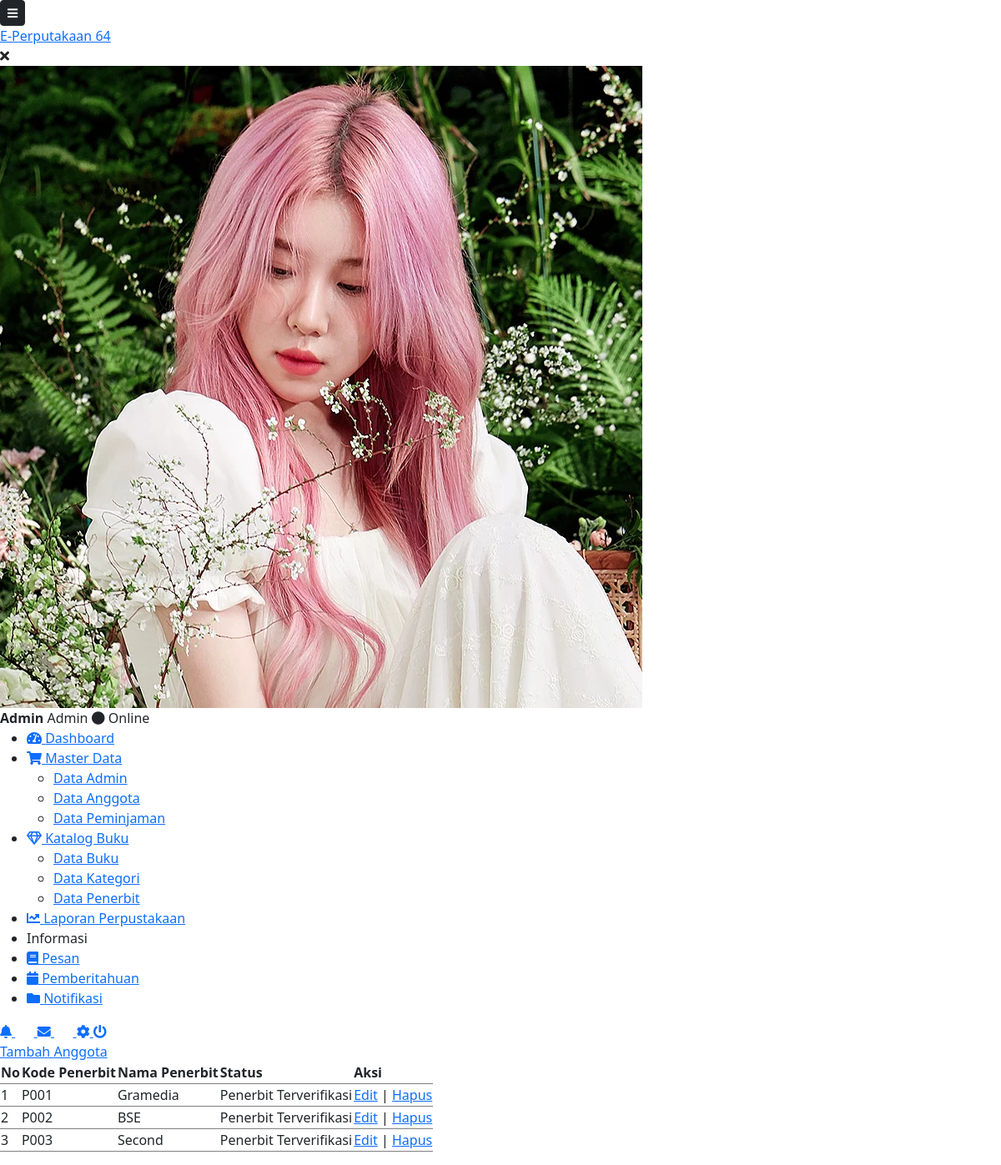
Page /admin/katalog_buku/data_penerbit/index.php on the committed database.
### tables this page shows
CREATE TABLE `user` (
  `id` int(11) NOT NULL,
  `kode` varchar(100) NOT NULL,
  `nis` char(50) DEFAULT NULL,
  `fullname` varchar(50) NOT NULL,
  `username` varchar(100) NOT NULL,
  `password` text NOT NULL,
  `kelas` varchar(50) DEFAULT NULL,
  `alamat` text DEFAULT NULL,
  `verif` enum('verified','unverified') NOT NULL,
  `role` enum('admin','user') NOT NULL,
  `foto` text DEFAULT NULL,
  `join_date` datetime NOT NULL,
  `terakhir_login` datetime NOT NULL
);

CREATE TABLE `penerbit` (
  `id` int(11) NOT NULL,
  `kode` varchar(100) NOT NULL,
  `nama` varchar(100) NOT NULL,
  `verif` varchar(100) NOT NULL DEFAULT 'Verified'
);

### class/Database.php (called while the page is built, shortened)
<?php
class Database{
    private $server = "localhost";
    private $username = "root";
    private $password = "";
    private $database = "db_perpus";
    public function __construct(){
        $this->db = mysqli_connect($this->server, $this->username, $this->password, $this->database);
    }
}
?>

### class/User.php (called while the page is built, shortened)
<?php
include_once("Database.php");
class User extends Database
{
    public function find($id)
    {
        $sql = "SELECT * from user where id='$id'";
        return $this->db->query($sql)->fetch_assoc();
    }
}

### class/Penerbit.php (called while the page is built, shortened)
<?php
include_once("Database.php");
class Penerbit extends Database{
    public function all(){
        $sql = "SELECT * from penerbit";
        return $this->db->query($sql)->fetch_all(MYSQLI_ASSOC);
    }
}

### admin/katalog_buku/data_penerbit/index.php (the view, shortened to what this page needs)
<?php
include_once("../../../class/Penerbit.php");
include_once("../../../class/User.php");
$user = new User;
$data_user = $user->find(1);
$penerbit = new Penerbit;
$data_penerbit = $penerbit->all()
?>
<!DOCTYPE html>
<html lang="en">
<head>
    <?php include_once("../../../partials/t_script_js.php") ?>
</head>
<body>
    <?php include("../../..//partials/sidebar_admin.php") ?>
    <div class="tambah">
        <a href="tambah.php">Tambah Anggota</a>
    </div>
    <div class="table">
        <table id="jquery-tab">
            <thead>
                <tr>
                    <th>No</th>
                    <th>Kode Penerbit</th>
                    <th>Nama Penerbit</th>
                    <th>Status</th>
                    <th>Aksi</th>
                </tr>
            </thead>
            <tbody>
                <?php foreach ($data_penerbit as $key => $b) : ?>
                    <tr>
                        <td><?= $key + 1 ?></td>
                        <td><?= $b["kode"] ?></td>
                        <td><?= $b["nama"] ?></td>
                        <td><?= $b["verif"] ?></td>
                        <td>
                            <a href="edit.php?id=<?= $b["id"] ?>">Edit</a> |
                            <a href="hapus.php?id=<?= $b["id"] ?>">Hapus</a>
                        </td>
                    </tr>
                <?php endforeach ?>
            </tbody>
        </table>
    </div>
</body>
</html>

### partials/sidebar_admin.php (shortened to what this page needs)
<a id="show-sidebar" class="btn btn-sm btn-dark" href="#">
    <i class="fas fa-bars"></i>
</a>
<nav id="sidebar" class="sidebar-wrapper">
    <div class="sidebar-content">
        <div class="sidebar-brand">
            <a href="http://localhost/perpus/admin/index.php">E-Perputakaan 64</a>
            <div id="close-sidebar">
                <i class="fas fa-times"></i>
            </div>
        </div>
        <div class="sidebar-header">
            <div class="user-pic">
                <img class="img-responsive img-rounded" src="<?= $data_user["foto"] ?>" alt="User picture">
            </div>
            <div class="user-info">
                <span class="user-name"><Strong><?= $data_user["fullname"]; ?></Strong></span>
                <span class="user-role text-capitalize"><?= $data_user["role"]; ?></span>
                <span class="user-status">
                    <i class="fa fa-circle"></i>
                    <span>Online</span>
                </span>
            </div>
        </div>
        <div class="sidebar-menu">
            <ul>
                <li class="sidebar">
                    <a href="http://localhost/perpus/admin/index.php">
                        <i class="fa fa-tachometer-alt"></i>
                        <span>Dashboard</span>
                    </a>
                </li>
                <li class="sidebar-dropdown">
                    <a href="#">
                        <i class="fa fa-shopping-cart"></i>
                        <span>Master Data</span>
                    </a>
                    <div class="sidebar-submenu">
                        <ul>
                            <li>
                                <a href="http://localhost/perpus/admin/master_data/data_admin/index.php">Data Admin
                                </a>
                            </li>
                            <li>
                                <a href="http://localhost/perpus/admin/master_data/data_anggota/index.php">Data Anggota</a>
                            </li>
                            <li>
                                <a href="http://localhost/perpus/admin/master_data/data_peminjaman/index.php">Data Peminjaman</a>
                            </li>
                        </ul>
                    </div>
                </li>
                <li class="sidebar-dropdown">
                    <a href="#">
                        <i class="far fa-gem"></i>
                        <span>Katalog Buku</span>
                    </a>
                    <div class="sidebar-submenu">
                        <ul>
                            <li>
                                <a href="http://localhost/perpus/admin/katalog_buku/data_buku/index.php">Data Buku</a>
                            </li>
                            <li>
                                <a href="http://localhost/perpus/admin/katalog_buku/data_kategori/index.php">Data Kategori</a>
                            </li>
                            <li>
                                <a href="http://localhost/perpus/admin/katalog_buku/data_penerbit/index.php">Data Penerbit</a>
                            </li>
                        </ul>
                    </div>
                </li>
                <li class="sidebar">
                    <a href="http://localhost/perpus/admin/laporan_perpus/index.php">
                        <i class="fa fa-chart-line"></i>
                        <span>Laporan Perpustakaan</span>
                    </a>
                </li>
                <li class="header-menu">
                    <span>Informasi</span>
                </li>
                <li>
                    <a href="http://localhost/perpus/admin/pesan.php">
                        <i class="fa fa-book"></i>
                        <span>Pesan</span>
                    </a>
                </li>
                <li>
                    <a href="http://localhost/perpus/admin/pemberitahuan.php">
                        <i class="fa fa-calendar"></i>
                        <span>Pemberitahuan</span>
                    </a>
                </li>
                <li>
                    <a href="http://localhost/perpus/admin/notif.php">
                        <i class="fa fa-folder"></i>
                        <span>Notifikasi</span>
                    </a>
                </li>
            </ul>
        </div>
    </div>
    <div class="sidebar-footer">
        <a href="#">
            <i class="fa fa-bell"></i>
            <span class="badge badge-pill badge-warning notification">3</span>
        </a>
        <a href="#">
            <i class="fa fa-envelope"></i>
            <span class="badge badge-pill badge-success notification">7</span>
        </a>
        <a href="#">
            <i class="fa fa-cog"></i>
        </a>
        <a href="http://localhost/perpus/logout.php">
            <i class="fa fa-power-off"></i>
        </a>
    </div>
</nav>

### rows in the picture
user: foto (picture), fullname "Admin", role "Admin"
penerbit: kode "P001", nama "Gramedia", verif "Penerbit Terverifikasi"
penerbit: kode "P002", nama "BSE", verif "Penerbit Terverifikasi"
penerbit: kode "P003", nama "Second", verif "Penerbit Terverifikasi"
